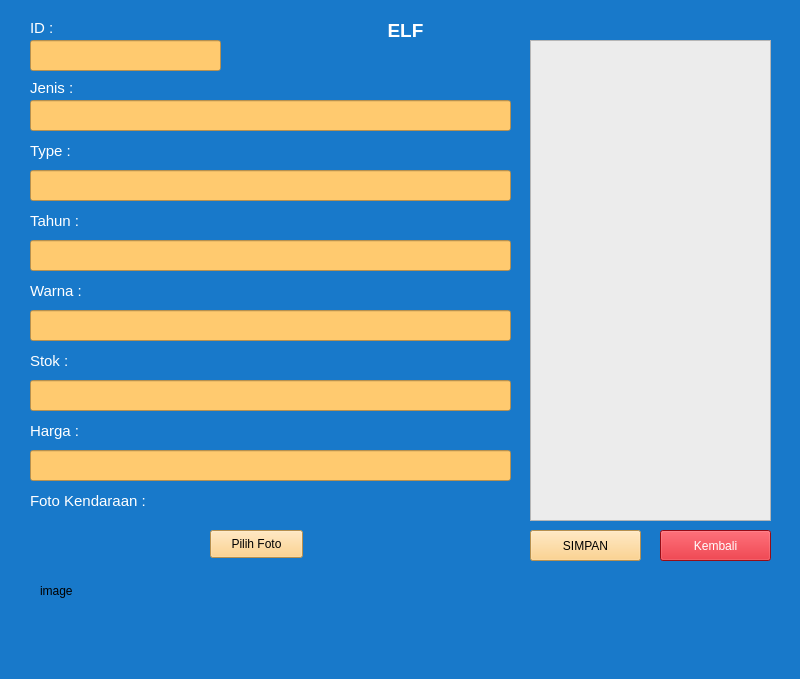
<?xml version="1.0" encoding="UTF-8"?>
<ui version="4.0">
 <class>MainWindow</class>
 <widget class="QMainWindow" name="MainWindow">
  <property name="geometry">
   <rect>
    <x>0</x>
    <y>0</y>
    <width>800</width>
    <height>679</height>
   </rect>
  </property>
  <property name="windowTitle">
   <string>MainWindow</string>
  </property>
  <property name="styleSheet">
   <string notr="true">background-color: rgb(0, 170, 255);
background-color: rgb(24, 121, 202);</string>
  </property>
  <widget class="QWidget" name="centralwidget">
   <widget class="QLabel" name="label_9">
    <property name="geometry">
     <rect>
      <x>30</x>
      <y>280</y>
      <width>121</width>
      <height>21</height>
     </rect>
    </property>
    <property name="font">
     <font>
      <pointsize>11</pointsize>
     </font>
    </property>
    <property name="styleSheet">
     <string notr="true">color: rgb(255, 255, 255);</string>
    </property>
    <property name="text">
     <string>Warna :</string>
    </property>
   </widget>
   <widget class="QLineEdit" name="lineEdit_stok">
    <property name="geometry">
     <rect>
      <x>30</x>
      <y>380</y>
      <width>481</width>
      <height>31</height>
     </rect>
    </property>
    <property name="styleSheet">
     <string notr="true">background-color: rgb(220, 220, 220);
background-color: rgb(255, 202, 111);</string>
    </property>
   </widget>
   <widget class="QLabel" name="label_8">
    <property name="geometry">
     <rect>
      <x>30</x>
      <y>210</y>
      <width>121</width>
      <height>21</height>
     </rect>
    </property>
    <property name="font">
     <font>
      <pointsize>11</pointsize>
     </font>
    </property>
    <property name="styleSheet">
     <string notr="true">color: rgb(255, 255, 255);</string>
    </property>
    <property name="text">
     <string>Tahun :</string>
    </property>
   </widget>
   <widget class="QLineEdit" name="lineEdit_id">
    <property name="geometry">
     <rect>
      <x>30</x>
      <y>40</y>
      <width>191</width>
      <height>31</height>
     </rect>
    </property>
    <property name="styleSheet">
     <string notr="true">background-color: rgb(255, 202, 111);</string>
    </property>
   </widget>
   <widget class="QLineEdit" name="lineEdit_tahun">
    <property name="geometry">
     <rect>
      <x>30</x>
      <y>240</y>
      <width>481</width>
      <height>31</height>
     </rect>
    </property>
    <property name="styleSheet">
     <string notr="true">background-color: rgb(220, 220, 220);
background-color: rgb(255, 202, 111);</string>
    </property>
   </widget>
   <widget class="QLabel" name="label_6">
    <property name="geometry">
     <rect>
      <x>30</x>
      <y>80</y>
      <width>111</width>
      <height>16</height>
     </rect>
    </property>
    <property name="font">
     <font>
      <pointsize>11</pointsize>
     </font>
    </property>
    <property name="styleSheet">
     <string notr="true">color: rgb(255, 255, 255);</string>
    </property>
    <property name="text">
     <string>Jenis :</string>
    </property>
   </widget>
   <widget class="QLineEdit" name="lineEdit_jenis">
    <property name="geometry">
     <rect>
      <x>30</x>
      <y>100</y>
      <width>481</width>
      <height>31</height>
     </rect>
    </property>
    <property name="styleSheet">
     <string notr="true">background-color: rgb(255, 202, 111);</string>
    </property>
   </widget>
   <widget class="QLabel" name="label_5">
    <property name="geometry">
     <rect>
      <x>30</x>
      <y>20</y>
      <width>41</width>
      <height>16</height>
     </rect>
    </property>
    <property name="font">
     <font>
      <pointsize>11</pointsize>
     </font>
    </property>
    <property name="styleSheet">
     <string notr="true">color: rgb(255, 255, 255);</string>
    </property>
    <property name="text">
     <string>ID :</string>
    </property>
   </widget>
   <widget class="QLabel" name="label_7">
    <property name="geometry">
     <rect>
      <x>30</x>
      <y>140</y>
      <width>111</width>
      <height>21</height>
     </rect>
    </property>
    <property name="font">
     <font>
      <pointsize>11</pointsize>
     </font>
    </property>
    <property name="styleSheet">
     <string notr="true">color: rgb(255, 255, 255);</string>
    </property>
    <property name="text">
     <string>Type :</string>
    </property>
   </widget>
   <widget class="QLabel" name="label_12">
    <property name="geometry">
     <rect>
      <x>30</x>
      <y>350</y>
      <width>121</width>
      <height>21</height>
     </rect>
    </property>
    <property name="font">
     <font>
      <pointsize>11</pointsize>
     </font>
    </property>
    <property name="styleSheet">
     <string notr="true">color: rgb(255, 255, 255);</string>
    </property>
    <property name="text">
     <string>Stok :</string>
    </property>
   </widget>
   <widget class="QLineEdit" name="lineEdit_warna">
    <property name="geometry">
     <rect>
      <x>30</x>
      <y>310</y>
      <width>481</width>
      <height>31</height>
     </rect>
    </property>
    <property name="styleSheet">
     <string notr="true">background-color: rgb(220, 220, 220);
background-color: rgb(255, 202, 111);</string>
    </property>
   </widget>
   <widget class="QLineEdit" name="lineEdit_type">
    <property name="geometry">
     <rect>
      <x>30</x>
      <y>170</y>
      <width>481</width>
      <height>31</height>
     </rect>
    </property>
    <property name="styleSheet">
     <string notr="true">background-color: rgb(220, 220, 220);
background-color: rgb(255, 202, 111);</string>
    </property>
   </widget>
   <widget class="QLabel" name="label_13">
    <property name="geometry">
     <rect>
      <x>30</x>
      <y>490</y>
      <width>141</width>
      <height>21</height>
     </rect>
    </property>
    <property name="font">
     <font>
      <pointsize>11</pointsize>
     </font>
    </property>
    <property name="styleSheet">
     <string notr="true">color: rgb(255, 255, 255);</string>
    </property>
    <property name="text">
     <string>Foto Kendaraan :</string>
    </property>
   </widget>
   <widget class="QPushButton" name="pushButton_pilihfoto">
    <property name="geometry">
     <rect>
      <x>210</x>
      <y>530</y>
      <width>93</width>
      <height>28</height>
     </rect>
    </property>
    <property name="styleSheet">
     <string notr="true">background-color: rgb(255, 202, 111);</string>
    </property>
    <property name="text">
     <string>Pilih Foto</string>
    </property>
   </widget>
   <widget class="QListView" name="listView">
    <property name="geometry">
     <rect>
      <x>530</x>
      <y>40</y>
      <width>241</width>
      <height>481</height>
     </rect>
    </property>
    <property name="styleSheet">
     <string notr="true">background-color: rgb(236, 236, 236);</string>
    </property>
   </widget>
   <widget class="QLabel" name="label_10">
    <property name="geometry">
     <rect>
      <x>370</x>
      <y>20</y>
      <width>71</width>
      <height>21</height>
     </rect>
    </property>
    <property name="font">
     <font>
      <pointsize>14</pointsize>
      <weight>75</weight>
      <bold>true</bold>
     </font>
    </property>
    <property name="styleSheet">
     <string notr="true">color: rgb(255, 255, 255);</string>
    </property>
    <property name="text">
     <string>ELF</string>
    </property>
    <property name="alignment">
     <set>Qt::AlignCenter</set>
    </property>
   </widget>
   <widget class="QLabel" name="label">
    <property name="geometry">
     <rect>
      <x>40</x>
      <y>530</y>
      <width>141</width>
      <height>121</height>
     </rect>
    </property>
    <property name="text">
     <string>image</string>
    </property>
   </widget>
   <widget class="QLabel" name="label_14">
    <property name="geometry">
     <rect>
      <x>30</x>
      <y>420</y>
      <width>121</width>
      <height>21</height>
     </rect>
    </property>
    <property name="font">
     <font>
      <pointsize>11</pointsize>
     </font>
    </property>
    <property name="styleSheet">
     <string notr="true">color: rgb(255, 255, 255);</string>
    </property>
    <property name="text">
     <string>Harga :</string>
    </property>
   </widget>
   <widget class="QLineEdit" name="lineEdit_harga">
    <property name="geometry">
     <rect>
      <x>30</x>
      <y>450</y>
      <width>481</width>
      <height>31</height>
     </rect>
    </property>
    <property name="styleSheet">
     <string notr="true">background-color: rgb(220, 220, 220);
background-color: rgb(255, 202, 111);</string>
    </property>
   </widget>
   <widget class="QPushButton" name="pushButton_keluar">
    <property name="geometry">
     <rect>
      <x>660</x>
      <y>530</y>
      <width>111</width>
      <height>31</height>
     </rect>
    </property>
    <property name="styleSheet">
     <string notr="true">color: rgb(255, 255, 255);
background-color: rgb(212, 17, 30);</string>
    </property>
    <property name="text">
     <string>Kembali</string>
    </property>
   </widget>
   <widget class="QPushButton" name="pushButton_simpan">
    <property name="geometry">
     <rect>
      <x>530</x>
      <y>530</y>
      <width>111</width>
      <height>31</height>
     </rect>
    </property>
    <property name="styleSheet">
     <string notr="true">background-color: rgb(255, 202, 111);</string>
    </property>
    <property name="text">
     <string>SIMPAN</string>
    </property>
   </widget>
  </widget>
  <widget class="QStatusBar" name="statusbar"/>
 </widget>
 <resources/>
 <connections/>
</ui>
